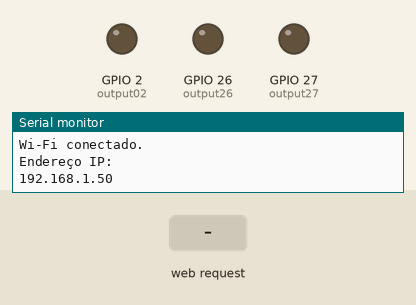
A sketch run on a simulated ESP32. On the bench: output pins drawn as LEDs (lit = HIGH), the last lines printed to the serial monitor. The test bench sets the inputs (shaded band). WiFi joins after 1.5 s; servers stay silent unless stated.

Above: at 3.2 s.
3.3 s: HTTP request GET /26/on received
At 3.6 s:
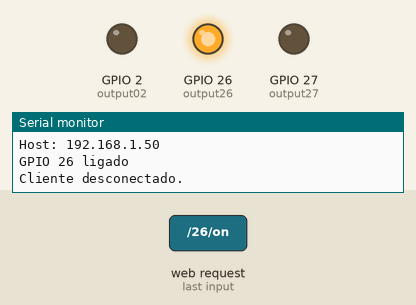
4.8 s: HTTP request GET /27/on received
At 5.9 s:
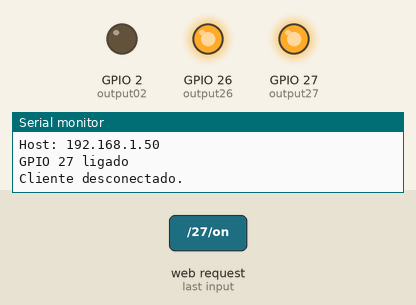
6.3 s: HTTP request GET /26/off received
At 7.1 s:
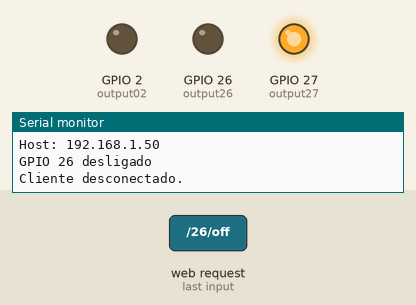
7.8 s: HTTP request GET /02/on received
At 8.2 s:
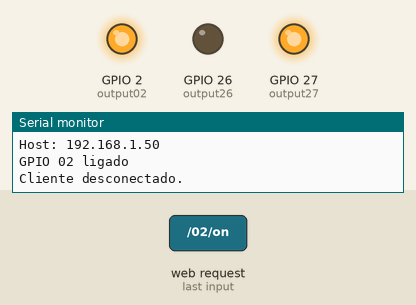
9.3 s: HTTP request GET /27/off received
At 10.5 s:
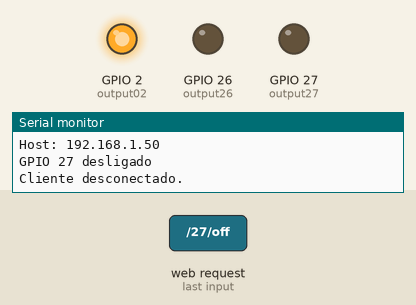
10.8 s: HTTP request GET /02/off received
At 11.7 s:
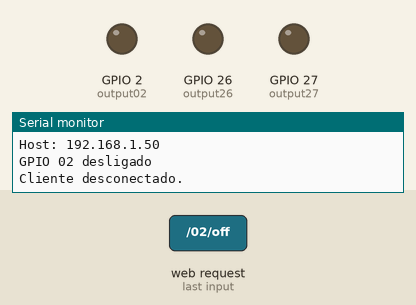
Timing chart, 0 to 13.3 s (numbered marks = the images above; inputs shaded):
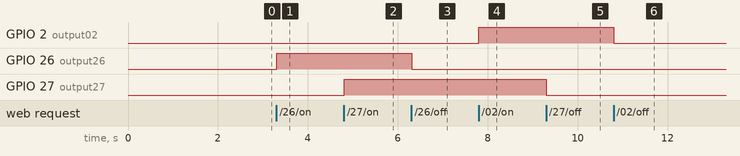

The sketch:

WebServer_v0_Botao.ino
```cpp
// Carregar a biblioteca de Wi-Fi
#include <WiFi.h>

// Substitua pelas credenciais da sua rede
const char* ssid = "Laura";
const char* password = "laurinha";

// Definir o número da porta do servidor web para 80
WiFiServer server(80);

// Variável para armazenar a solicitação HTTP
String header;

// Variáveis auxiliares para armazenar o estado atual das saídas
String output26State = "off";
String output27State = "off";
String output02State = "off";

// Atribuir variáveis de saída aos pinos GPIO
const int output26 = 26;
const int output27 = 27;
const int output02 = 2;


// Tempo atual
unsigned long currentTime = millis();
// Tempo anterior
unsigned long previousTime = 0;
// Definir tempo limite em milissegundos (exemplo: 2000ms = 2s)
const long timeoutTime = 2000;

void setup() {
  Serial.begin(115200);
  // Inicializar as variáveis de saída como saídas
  pinMode(output26, OUTPUT);
  pinMode(output27, OUTPUT);
  pinMode(output02, OUTPUT);

  // Definir as saídas para LOW (desligadas)
  digitalWrite(output26, LOW);
  digitalWrite(output27, LOW);
  digitalWrite(output02, LOW);

  // Conectar-se à rede Wi-Fi com SSID e senha
  Serial.print("Conectando-se a ");
  Serial.println(ssid);
  WiFi.begin(ssid, password);
  while (WiFi.status() != WL_CONNECTED) {
    delay(2000);
    Serial.print(".");
  }
  // Imprimir o endereço IP local e iniciar o servidor web
  Serial.println("");
  Serial.println("Wi-Fi conectado.");
  Serial.println("Endereço IP: ");
  Serial.println(WiFi.localIP());
  server.begin();
}

void loop(){
  WiFiClient client = server.available();   // Escutar por clientes que tentam conectar

  if (client) {                             // Se um novo cliente se conecta
    currentTime = millis();
    previousTime = currentTime;
    Serial.println("Novo cliente.");        // Imprimir uma mensagem no monitor serial
    String currentLine = "";                // Criar uma String para armazenar dados recebidos do cliente
    while (client.connected() && currentTime - previousTime <= timeoutTime) {  // Loop enquanto o cliente estiver conectado
      currentTime = millis();
      if (client.available()) {             // Se há bytes para ler do cliente
        char c = client.read();             // Ler um byte
        Serial.write(c);                    // Imprimir no monitor serial
        header += c;
        if (c == '\n') {                    // Se o byte é um caractere de nova linha
          // Se a linha atual estiver vazia, recebeu duas novas linhas em sequência.
          // Isso indica o fim da solicitação HTTP, então envie uma resposta:
          if (currentLine.length() == 0) {
            // Cabeçalhos HTTP sempre começam com um código de resposta (ex: HTTP/1.1 200 OK)
            // e um tipo de conteúdo para o cliente saber o que esperar, depois uma linha em branco:
            client.println("HTTP/1.1 200 OK");
            client.println("Content-type:text/html");
            client.println("Connection: close");
            client.println();

            // Liga e desliga os GPIOs
            if (header.indexOf("GET /26/on") >= 0) {
              Serial.println("GPIO 26 ligado");
              output26State = "on";
              digitalWrite(output26, HIGH);
            } else if (header.indexOf("GET /26/off") >= 0) {
              Serial.println("GPIO 26 desligado");
              output26State = "off";
              digitalWrite(output26, LOW);
            } else if (header.indexOf("GET /27/on") >= 0) {
              Serial.println("GPIO 27 ligado");
              output27State = "on";
              digitalWrite(output27, HIGH);
            } else if (header.indexOf("GET /27/off") >= 0) {
              Serial.println("GPIO 27 desligado");
              output27State = "off";
              digitalWrite(output27, LOW);
            } else if (header.indexOf("GET /02/on") >= 0) {
              Serial.println("GPIO 02 ligado");
              output02State = "on";
              digitalWrite(output02, HIGH);
            } else if (header.indexOf("GET /02/off") >= 0) {
              Serial.println("GPIO 02 desligado");
              output02State = "off";
              digitalWrite(output02, LOW);
            }

            // Exibir a página web em HTML
            client.println("<!DOCTYPE html><html>");
            client.println("<head><meta name=\"viewport\" content=\"width=device-width, initial-scale=1\">");
            client.println("<link rel=\"icon\" href=\"data:,\">");
            // CSS para estilizar os botões de ligar/desligar
            // Fique à vontade para mudar as cores e tamanhos conforme preferir
            client.println("<style>html { font-family: Helvetica; display: inline-block; margin: 0px auto; text-align: center;}");
            client.println(".button { background-color: #3065AC; border: none; color: white; padding: 16px 40px; border-radius: 6px; font-weight: bold; box-shadow: -1px 5px 5px #c2c2c2;");
            client.println("text-decoration: none; font-size: 30px; margin: 2px; cursor: pointer;}");
            client.println(".button2 {background-color: #D3D3D3;}</style></head>");

            // Cabeçalho da página
            client.println("<body><h1>Servidor Web ESP32</h1>");

            // Mostrar estado atual e botões ON/OFF para GPIO 26
            client.println("<p>GPIO 26 - Estado " + output26State + "</p>");
            if (output26State=="off") {
              client.println("<p><a href=\"/26/on\"><button class=\"button\">LIGAR</button></a></p>");
            } else {
              client.println("<p><a href=\"/26/off\"><button class=\"button button2\">DESLIGAR</button></a></p>");
            }

            // Mostrar estado atual e botões ON/OFF para GPIO 27
            client.println("<p>GPIO 27 - Estado " + output27State + "</p>");
            if (output27State=="off") {
              client.println("<p><a href=\"/27/on\"><button class=\"button\">LIGAR</button></a></p>");
            } else {
              client.println("<p><a href=\"/27/off\"><button class=\"button button2\">DESLIGAR</button></a></p>");
            }

            // Mostrar estado atual e botões ON/OFF para GPIO 02
            client.println("<p>GPIO 2 - Estado " + output02State + "</p>");
            if (output02State=="off") {
              client.println("<p><a href=\"/02/on\"><button class=\"button\">LIGAR</button></a></p>");
            } else {
              client.println("<p><a href=\"/02/off\"><button class=\"button button2\">DESLIGAR</button></a></p>");
            }

            client.println("</body></html>");

            // A resposta HTTP termina com outra linha em branco
            client.println();
            // Sai do loop
            break;
          } else { // Se recebeu uma nova linha, limpa a linha atual
            currentLine = "";
          }
        } else if (c != '\r') {  // Se for qualquer outro caractere que não seja "carriage return"
          currentLine += c;      // Adiciona ao final da linha atual
        }
      }
    }
    // Limpar a variável do cabeçalho
    header = "";
    // Fechar a conexão
    client.stop();
    Serial.println("Cliente desconectado.");
    Serial.println("");
  }
}
```

Measured:
- after the input at 3.3 s, GPIO 26 (output26): LOW → HIGH at once
- after the input at 4.8 s, GPIO 27 (output27): LOW → HIGH at once
- after the input at 6.3 s, GPIO 26 (output26): HIGH → LOW at once
- after the input at 7.8 s, GPIO 2 (output02): LOW → HIGH at once
- after the input at 9.3 s, GPIO 27 (output27): HIGH → LOW at once
- after the input at 10.8 s, GPIO 2 (output02): HIGH → LOW at once
